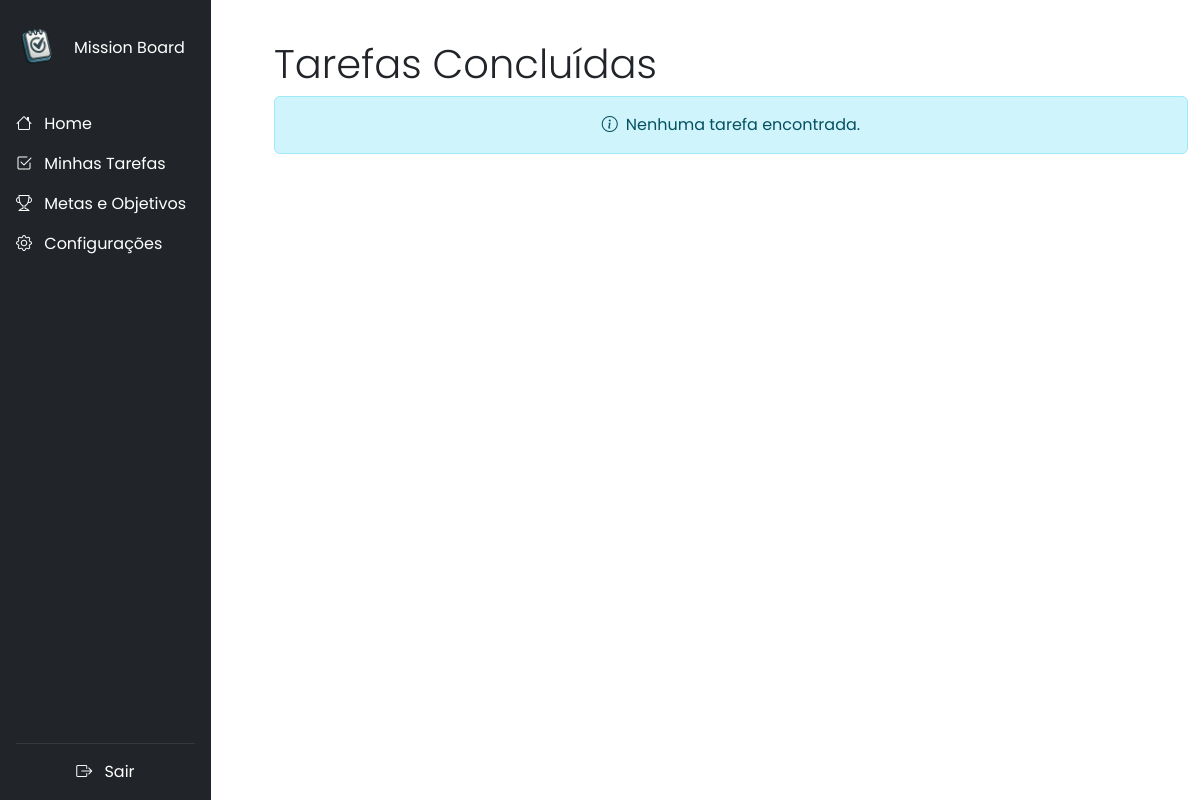
/task/list/completed/ (signed in), run on an earlier commit of the app's database.
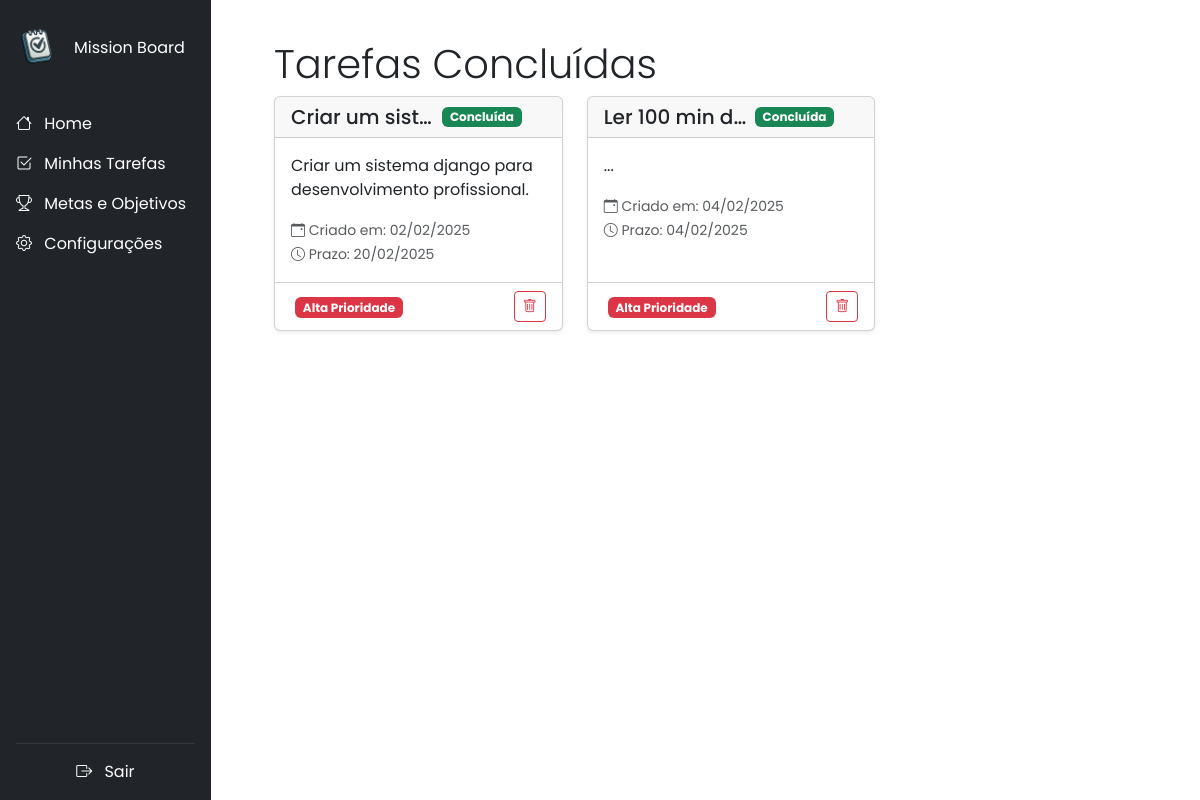
And on a later commit of the database.
### tasks/models.py (models this page shows, shortened)
class Task(models.Model):
    PRIORITY_CHOICES = [
        ('low', 'Baixa'),
        ('medium', 'Média'),
        ('high', 'Alta'),
    ]
    user = models.ForeignKey(User, verbose_name='Usuário', on_delete=models.CASCADE, max_length=50)
    title = models.CharField(max_length=255)
    description = models.TextField(blank=True, null=True)
    category = models.ForeignKey(Category, on_delete=models.SET_NULL, blank=True, null=True)
    due_date = models.DateField()
    priority = models.CharField(max_length=10, choices=PRIORITY_CHOICES, default='medium')
    completed = models.BooleanField(default=False)
    created_at = models.DateTimeField(auto_now_add=True)

### tasks/views.py (the view)
# urls.py: path('task/list/completed/', views.CompletedTasksView.as_view(), name='completed_tasks'),
class CompletedTasksView(LoginRequiredMixin, ListView):
    model = models.Task
    context_object_name = 'tasks'
    template_name = 'completed_tasks.html'
    def get_context_data(self, **kwargs):
        context = super().get_context_data(**kwargs)
        context['tasks'] = Task.objects.filter(completed=True)
        return context

### tasks/templates/completed_tasks.html (shortened to what this page needs)
{% extends 'base.html' %}
{% block content %}
<div class="row mt-4">
    <h3 class="display-6">Tarefas Concluídas</h3>
    {% for task in tasks %}
    <div class="col-md-6 col-lg-4 mb-4">
        <div class="card h-100 shadow-sm">
            <div class="card-header d-flex justify-content-between align-items-center">
                <h5 class="card-title mb-0 text-truncate">{{ task.title }}</h5>
                <div class="d-flex align-items-center">
                    <span class="badge bg-success me-2">
                        Concluída
                    </span>
                    <button type="submit" class="btn btn-sm border-0 btn-outline-success"
                        <i class="bi bi-check-circle"></i>
                    </button>
                </div>
            </div>
            <div class="card-body">
                <p class="card-text">{{ task.description }}</p>
                <div class="mt-3">
                    <small class="text-muted">
                        <i class="bi bi-calendar-event"></i> Criado em: {{ task.created_at|date:"d/m/Y" }}
                    </small>
                    <br>
                    <small class="text-muted">
                        <i class="bi bi-clock"></i> Prazo: {{ task.due_date|date:"d/m/Y" }}
                    </small>
                </div>
            </div>
            <div class="card-footer bg-transparent">
                <div class="d-flex justify-content-between align-items-center">
                    <div>
                        {% if task.priority == 'high' %}
                        <span class="badge bg-danger ms-1">Alta Prioridade</span>
                        {% elif task.priority == 'medium' %}
                        <span class="badge bg-warning ms-1">Média Prioridade</span>
                        {% else %}
                        <span class="badge bg-success ms-1">Baixa Prioridade</span>
                        {% endif %}
                    </div>
                    <div class="btn-group">
                        <button type="button" class="btn btn-sm btn-outline-danger" data-bs-toggle="modal"
                            data-bs-target="#deleteModal{{ task.id }}">
                            <i class="bi bi-trash"></i>
                        </button>
                    </div>
                </div>
            </div>
        </div>
    </div>
    {% empty %}
    <div class="col-12">
        <div class="alert alert-info text-center" role="alert">
            <i class="bi bi-info-circle me-2"></i>Nenhuma tarefa encontrada.
        </div>
    </div>
    {% endfor %}
</div>
{% endblock %}

What changed in the data, as far as the page shows it:
now on this page (row edited): Task: title "Criar um sist…", description "Criar um sistema django para desenvolvimento profissional.", created_at "02/02/2025", due_date "20/02/2025", priority "Alta Prioridade"
added Task: title "Ler 100 min d…", description "...", created_at "04/02/2025", due_date "04/02/2025", priority "Alta Prioridade"
Also different on the page:
text no longer shown: "Nenhuma tarefa encontrada."
